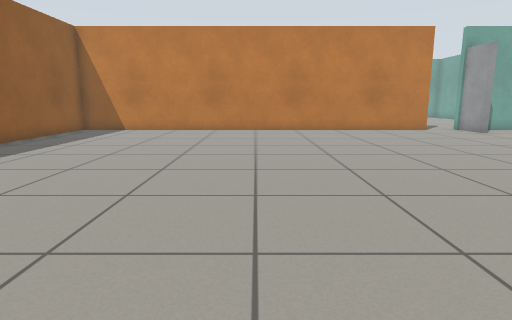
view 1 (above)

16 first-person views from a walk through a world built for the Gazebo simulator. The camera is 0.72 m above the floor, tilts 10° down and sees 75° across. The floor is counted in squares, 0.5 m on a side. Each view is taken from the middle of a square. On the plan, view 1 faces up. The plan holds only what a view shows up to about 15 squares ahead; the rest is blank. The place goes on beyond the plan.

view 2
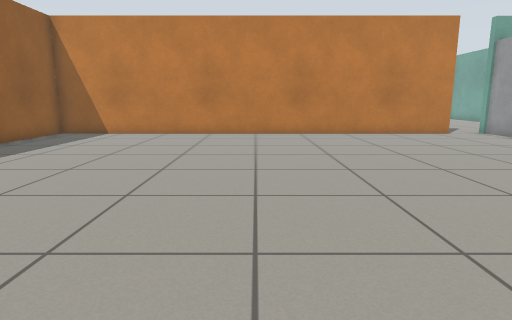

view 3
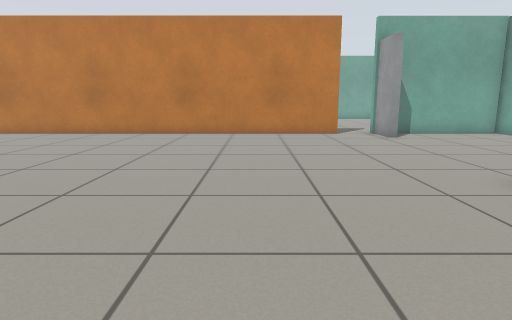

view 4
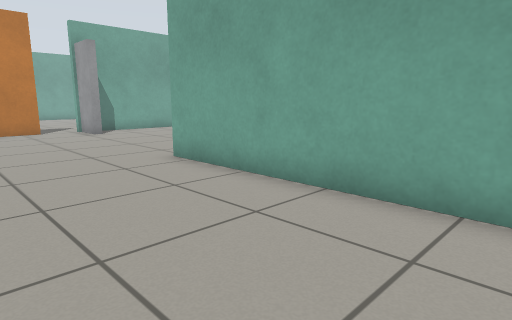

view 5
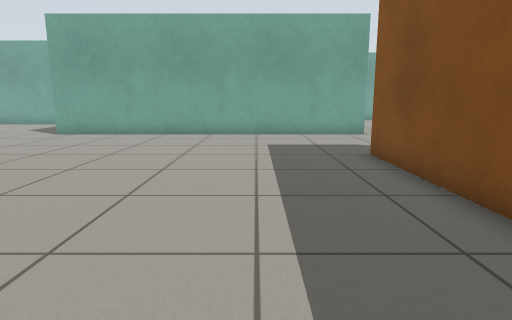

view 6
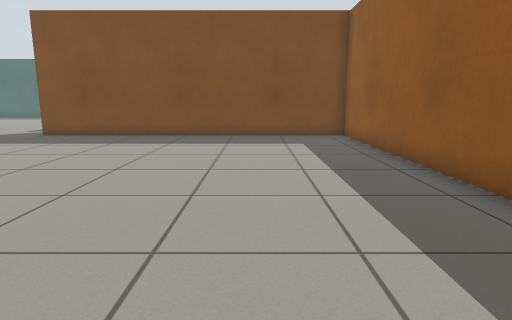

view 7
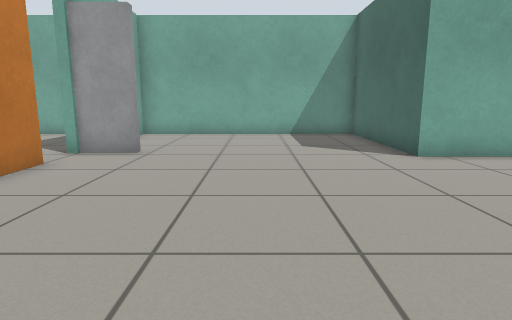

view 8
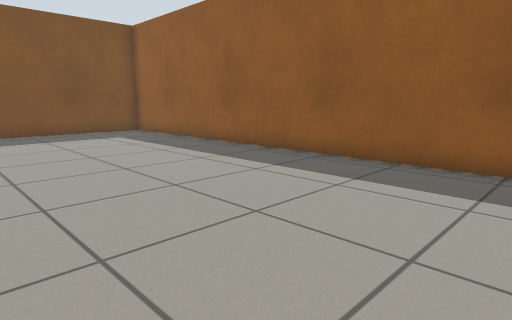

view 9
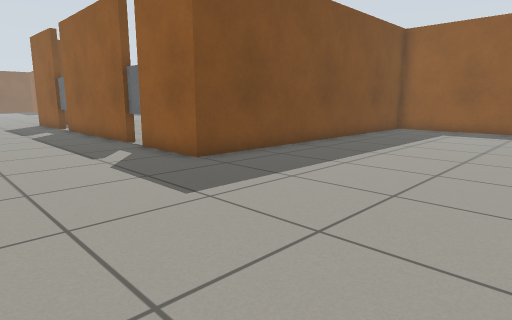

view 10
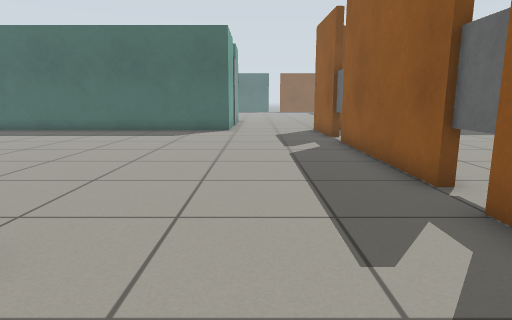

view 11
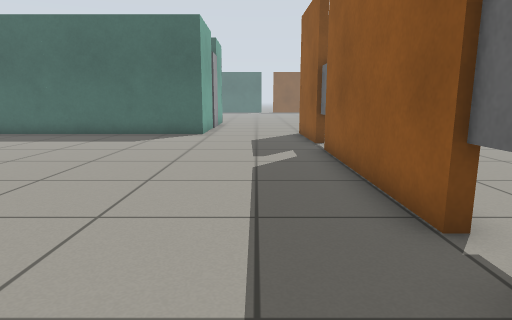

view 12
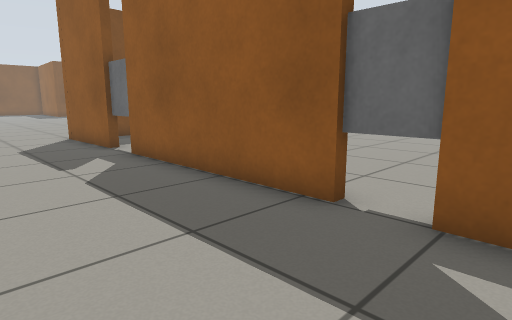

view 13
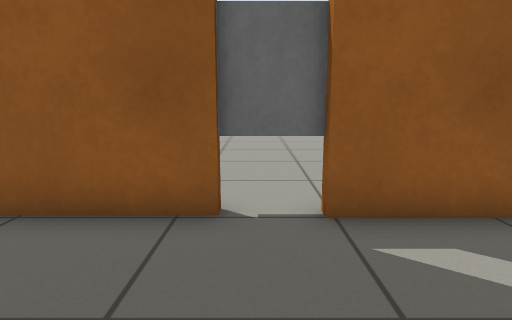

view 14
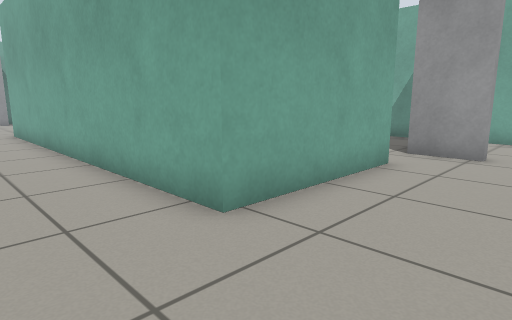

view 15
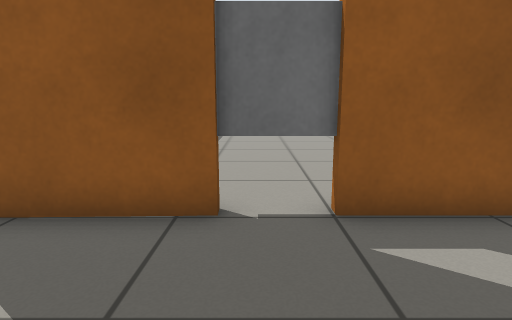

view 16
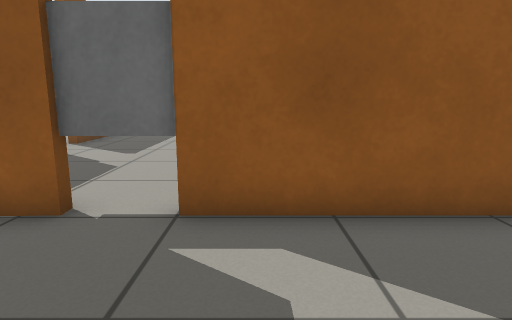

### Floor plan
Points are (right, up) in squares from view 1. A wall is a line through its corners. A room is listed if a view was taken in it or the views show most of it. See-through windows are left out.
Room 1 (views 1, 2, 3, 4, 5, 6, 7, 8, 9, 10, 11, 12)
walls: (8.8, 17) (-8.8, 17) (-8.8, -4.1) (3.9, -4.1) (3.9, -7.1); (9.6, -5.8) (9.6, 7.7) (15.8, 7.7) (15.8, 17.2); (15.8, 17) (10.2, 17)
ways out: opening at (7, -7.8) to room 2
objects: door leaf (10, 16) to (11, 16)
Room 2 (views 13, 14, 15, 16)
walls: (3.9, -16.4) (3.9, -20.1); (3.9, -8.4) (3.9, -15); (8.3, -20.5) (8.3, -19.7) (16.5, -19.7); (3.9, -7.1) (3.6, -7.1); (14.8, -5.8) (9.6, -5.8)
ways out: opening at (7, -7.8) to room 1
objects: door leaf (16, -7) to (16, -6)

Positions as (right, up) in squares from view 1, and headings:
1: (0, 0), facing up
2: (0, 2), facing up
3: (5, 2), facing up
4: (5, 0), facing up-right
5: (-5, -1), facing right
6: (-5, 10), facing down
7: (1, 12), facing right
8: (-1, 12), facing down-left
9: (9, 3), facing down-left
10: (7, -3), facing down
11: (6, -5), facing down
12: (8, -6), facing down-left
13: (8, -8), facing left
14: (7, -9), facing up-right
15: (8, -16), facing left
16: (8, -14), facing left
